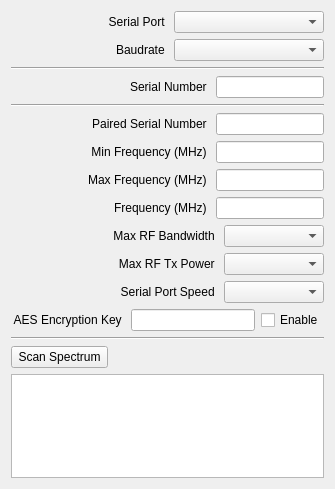
<?xml version="1.0" encoding="UTF-8"?>
<ui version="4.0">
 <class>MainWindow</class>
 <widget class="QMainWindow" name="MainWindow">
  <property name="geometry">
   <rect>
    <x>0</x>
    <y>0</y>
    <width>335</width>
    <height>489</height>
   </rect>
  </property>
  <property name="windowTitle">
   <string>PipXtreme Configuration</string>
  </property>
  <widget class="QWidget" name="centralWidget">
   <layout class="QVBoxLayout" name="verticalLayout">
    <item>
     <layout class="QHBoxLayout" name="horizontalLayout">
      <item>
       <widget class="QLabel" name="label">
        <property name="text">
         <string> Serial Port </string>
        </property>
        <property name="alignment">
         <set>Qt::AlignRight|Qt::AlignTrailing|Qt::AlignVCenter</set>
        </property>
       </widget>
      </item>
      <item>
       <widget class="QComboBox" name="comboBox">
        <property name="sizePolicy">
         <sizepolicy hsizetype="Fixed" vsizetype="Fixed">
          <horstretch>0</horstretch>
          <verstretch>0</verstretch>
         </sizepolicy>
        </property>
        <property name="minimumSize">
         <size>
          <width>150</width>
          <height>0</height>
         </size>
        </property>
       </widget>
      </item>
     </layout>
    </item>
    <item>
     <layout class="QHBoxLayout" name="horizontalLayout_13">
      <item>
       <widget class="QLabel" name="label_11">
        <property name="text">
         <string> Baudrate </string>
        </property>
        <property name="alignment">
         <set>Qt::AlignRight|Qt::AlignTrailing|Qt::AlignVCenter</set>
        </property>
       </widget>
      </item>
      <item>
       <widget class="QComboBox" name="comboBox_5">
        <property name="sizePolicy">
         <sizepolicy hsizetype="Fixed" vsizetype="Fixed">
          <horstretch>0</horstretch>
          <verstretch>0</verstretch>
         </sizepolicy>
        </property>
        <property name="minimumSize">
         <size>
          <width>150</width>
          <height>0</height>
         </size>
        </property>
       </widget>
      </item>
     </layout>
    </item>
    <item>
     <widget class="Line" name="line">
      <property name="orientation">
       <enum>Qt::Horizontal</enum>
      </property>
     </widget>
    </item>
    <item>
     <layout class="QHBoxLayout" name="horizontalLayout_9">
      <item>
       <widget class="QLabel" name="label_8">
        <property name="text">
         <string> Serial Number </string>
        </property>
        <property name="alignment">
         <set>Qt::AlignRight|Qt::AlignTrailing|Qt::AlignVCenter</set>
        </property>
       </widget>
      </item>
      <item>
       <widget class="QLineEdit" name="lineEdit_5">
        <property name="sizePolicy">
         <sizepolicy hsizetype="Fixed" vsizetype="Fixed">
          <horstretch>0</horstretch>
          <verstretch>0</verstretch>
         </sizepolicy>
        </property>
        <property name="minimumSize">
         <size>
          <width>100</width>
          <height>0</height>
         </size>
        </property>
        <property name="acceptDrops">
         <bool>false</bool>
        </property>
        <property name="maxLength">
         <number>8</number>
        </property>
        <property name="alignment">
         <set>Qt::AlignCenter</set>
        </property>
        <property name="readOnly">
         <bool>true</bool>
        </property>
       </widget>
      </item>
     </layout>
    </item>
    <item>
     <widget class="Line" name="line_4">
      <property name="orientation">
       <enum>Qt::Horizontal</enum>
      </property>
     </widget>
    </item>
    <item>
     <layout class="QHBoxLayout" name="horizontalLayout_10">
      <item>
       <widget class="QLabel" name="label_9">
        <property name="text">
         <string> Paired Serial Number </string>
        </property>
        <property name="alignment">
         <set>Qt::AlignRight|Qt::AlignTrailing|Qt::AlignVCenter</set>
        </property>
       </widget>
      </item>
      <item>
       <widget class="QLineEdit" name="lineEdit_6">
        <property name="sizePolicy">
         <sizepolicy hsizetype="Fixed" vsizetype="Fixed">
          <horstretch>0</horstretch>
          <verstretch>0</verstretch>
         </sizepolicy>
        </property>
        <property name="minimumSize">
         <size>
          <width>100</width>
          <height>0</height>
         </size>
        </property>
        <property name="maxLength">
         <number>8</number>
        </property>
        <property name="alignment">
         <set>Qt::AlignCenter</set>
        </property>
       </widget>
      </item>
     </layout>
    </item>
    <item>
     <layout class="QHBoxLayout" name="horizontalLayout_4">
      <item>
       <widget class="QLabel" name="label_4">
        <property name="text">
         <string> Min Frequency (MHz) </string>
        </property>
        <property name="alignment">
         <set>Qt::AlignRight|Qt::AlignTrailing|Qt::AlignVCenter</set>
        </property>
       </widget>
      </item>
      <item>
       <widget class="QLineEdit" name="lineEdit_2">
        <property name="sizePolicy">
         <sizepolicy hsizetype="Fixed" vsizetype="Fixed">
          <horstretch>0</horstretch>
          <verstretch>0</verstretch>
         </sizepolicy>
        </property>
        <property name="minimumSize">
         <size>
          <width>100</width>
          <height>0</height>
         </size>
        </property>
        <property name="maxLength">
         <number>9</number>
        </property>
        <property name="alignment">
         <set>Qt::AlignCenter</set>
        </property>
       </widget>
      </item>
     </layout>
    </item>
    <item>
     <layout class="QHBoxLayout" name="horizontalLayout_8">
      <item>
       <widget class="QLabel" name="label_3">
        <property name="text">
         <string> Max Frequency (MHz) </string>
        </property>
        <property name="alignment">
         <set>Qt::AlignRight|Qt::AlignTrailing|Qt::AlignVCenter</set>
        </property>
       </widget>
      </item>
      <item>
       <widget class="QLineEdit" name="lineEdit_3">
        <property name="sizePolicy">
         <sizepolicy hsizetype="Fixed" vsizetype="Fixed">
          <horstretch>0</horstretch>
          <verstretch>0</verstretch>
         </sizepolicy>
        </property>
        <property name="minimumSize">
         <size>
          <width>100</width>
          <height>0</height>
         </size>
        </property>
        <property name="maxLength">
         <number>9</number>
        </property>
        <property name="alignment">
         <set>Qt::AlignCenter</set>
        </property>
       </widget>
      </item>
     </layout>
    </item>
    <item>
     <layout class="QHBoxLayout" name="horizontalLayout_7">
      <item>
       <widget class="QLabel" name="label_5">
        <property name="text">
         <string> Frequency (MHz) </string>
        </property>
        <property name="alignment">
         <set>Qt::AlignRight|Qt::AlignTrailing|Qt::AlignVCenter</set>
        </property>
       </widget>
      </item>
      <item>
       <widget class="QLineEdit" name="lineEdit_4">
        <property name="sizePolicy">
         <sizepolicy hsizetype="Fixed" vsizetype="Fixed">
          <horstretch>0</horstretch>
          <verstretch>0</verstretch>
         </sizepolicy>
        </property>
        <property name="minimumSize">
         <size>
          <width>100</width>
          <height>0</height>
         </size>
        </property>
        <property name="maxLength">
         <number>9</number>
        </property>
        <property name="alignment">
         <set>Qt::AlignCenter</set>
        </property>
       </widget>
      </item>
     </layout>
    </item>
    <item>
     <layout class="QHBoxLayout" name="horizontalLayout_5">
      <item>
       <widget class="QLabel" name="label_6">
        <property name="text">
         <string> Max RF Bandwidth </string>
        </property>
        <property name="alignment">
         <set>Qt::AlignRight|Qt::AlignTrailing|Qt::AlignVCenter</set>
        </property>
       </widget>
      </item>
      <item>
       <widget class="QComboBox" name="comboBox_2">
        <property name="sizePolicy">
         <sizepolicy hsizetype="Fixed" vsizetype="Fixed">
          <horstretch>0</horstretch>
          <verstretch>0</verstretch>
         </sizepolicy>
        </property>
        <property name="minimumSize">
         <size>
          <width>100</width>
          <height>0</height>
         </size>
        </property>
       </widget>
      </item>
     </layout>
    </item>
    <item>
     <layout class="QHBoxLayout" name="horizontalLayout_11">
      <item>
       <widget class="QLabel" name="label_10">
        <property name="text">
         <string> Max RF Tx Power </string>
        </property>
        <property name="alignment">
         <set>Qt::AlignRight|Qt::AlignTrailing|Qt::AlignVCenter</set>
        </property>
       </widget>
      </item>
      <item>
       <widget class="QComboBox" name="comboBox_4">
        <property name="sizePolicy">
         <sizepolicy hsizetype="Fixed" vsizetype="Fixed">
          <horstretch>0</horstretch>
          <verstretch>0</verstretch>
         </sizepolicy>
        </property>
        <property name="minimumSize">
         <size>
          <width>100</width>
          <height>0</height>
         </size>
        </property>
       </widget>
      </item>
     </layout>
    </item>
    <item>
     <layout class="QHBoxLayout" name="horizontalLayout_6">
      <item>
       <widget class="QLabel" name="label_7">
        <property name="text">
         <string> Serial Port Speed </string>
        </property>
        <property name="alignment">
         <set>Qt::AlignRight|Qt::AlignTrailing|Qt::AlignVCenter</set>
        </property>
       </widget>
      </item>
      <item>
       <widget class="QComboBox" name="comboBox_3">
        <property name="sizePolicy">
         <sizepolicy hsizetype="Fixed" vsizetype="Fixed">
          <horstretch>0</horstretch>
          <verstretch>0</verstretch>
         </sizepolicy>
        </property>
        <property name="minimumSize">
         <size>
          <width>100</width>
          <height>0</height>
         </size>
        </property>
       </widget>
      </item>
     </layout>
    </item>
    <item>
     <layout class="QHBoxLayout" name="horizontalLayout_2">
      <item>
       <widget class="QLabel" name="label_2">
        <property name="text">
         <string> AES Encryption Key </string>
        </property>
        <property name="alignment">
         <set>Qt::AlignRight|Qt::AlignTrailing|Qt::AlignVCenter</set>
        </property>
       </widget>
      </item>
      <item>
       <widget class="QLineEdit" name="lineEdit">
        <property name="maxLength">
         <number>256</number>
        </property>
       </widget>
      </item>
      <item>
       <widget class="QCheckBox" name="checkBox_AESEncryption">
        <property name="text">
         <string>Enable</string>
        </property>
       </widget>
      </item>
     </layout>
    </item>
    <item>
     <widget class="Line" name="line_3">
      <property name="orientation">
       <enum>Qt::Horizontal</enum>
      </property>
     </widget>
    </item>
    <item>
     <layout class="QHBoxLayout" name="horizontalLayout_12">
      <item>
       <widget class="QPushButton" name="pushButton_Spectrum">
        <property name="text">
         <string> Scan Spectrum </string>
        </property>
       </widget>
      </item>
      <item>
       <spacer name="horizontalSpacer">
        <property name="orientation">
         <enum>Qt::Horizontal</enum>
        </property>
        <property name="sizeHint" stdset="0">
         <size>
          <width>40</width>
          <height>20</height>
         </size>
        </property>
       </spacer>
      </item>
     </layout>
    </item>
    <item>
     <layout class="QHBoxLayout" name="horizontalLayout_3">
      <item>
       <widget class="QGraphicsView" name="graphicsView"/>
      </item>
     </layout>
    </item>
   </layout>
  </widget>
 </widget>
 <layoutdefault spacing="6" margin="11"/>
 <resources/>
 <connections/>
</ui>
